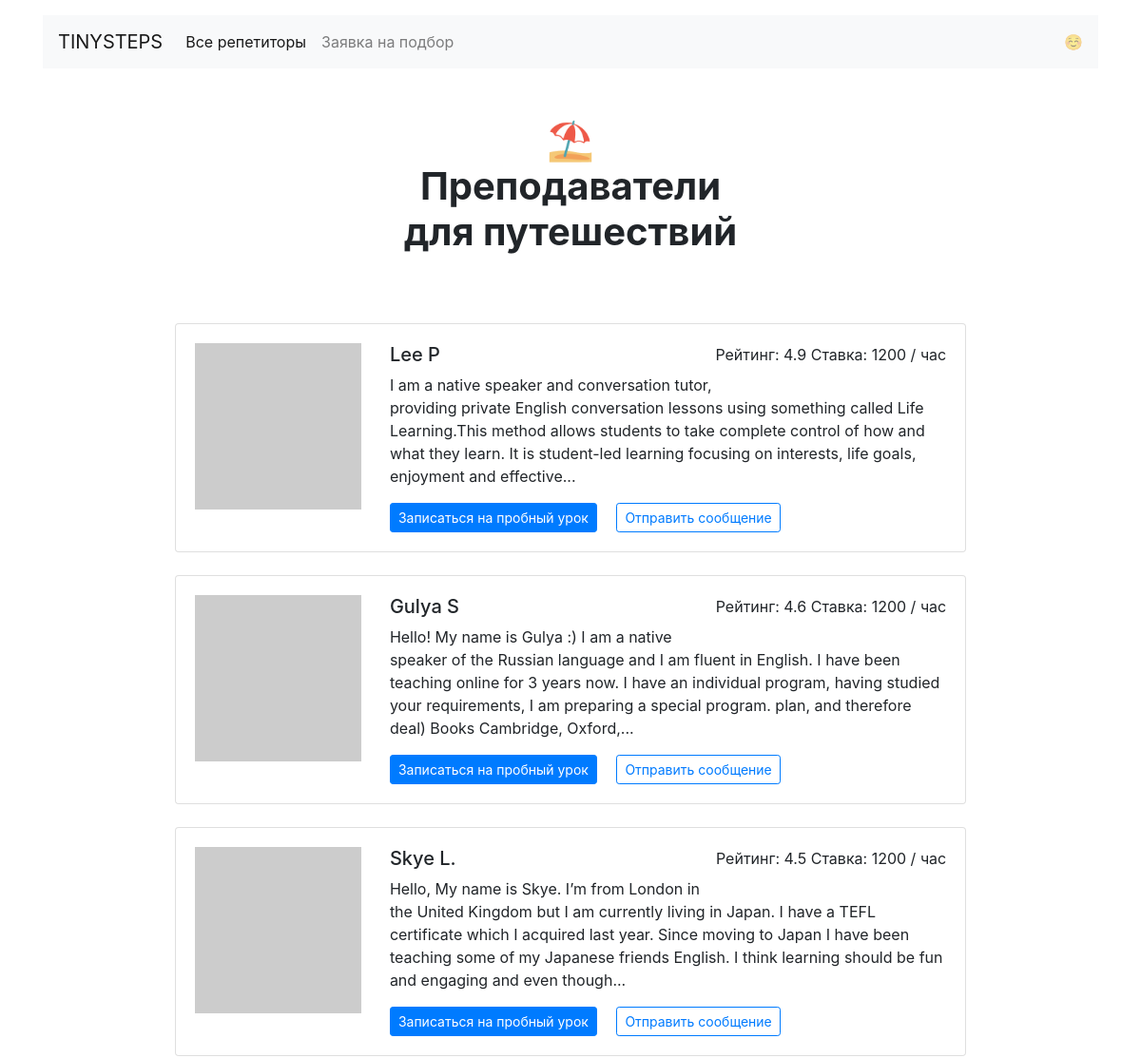
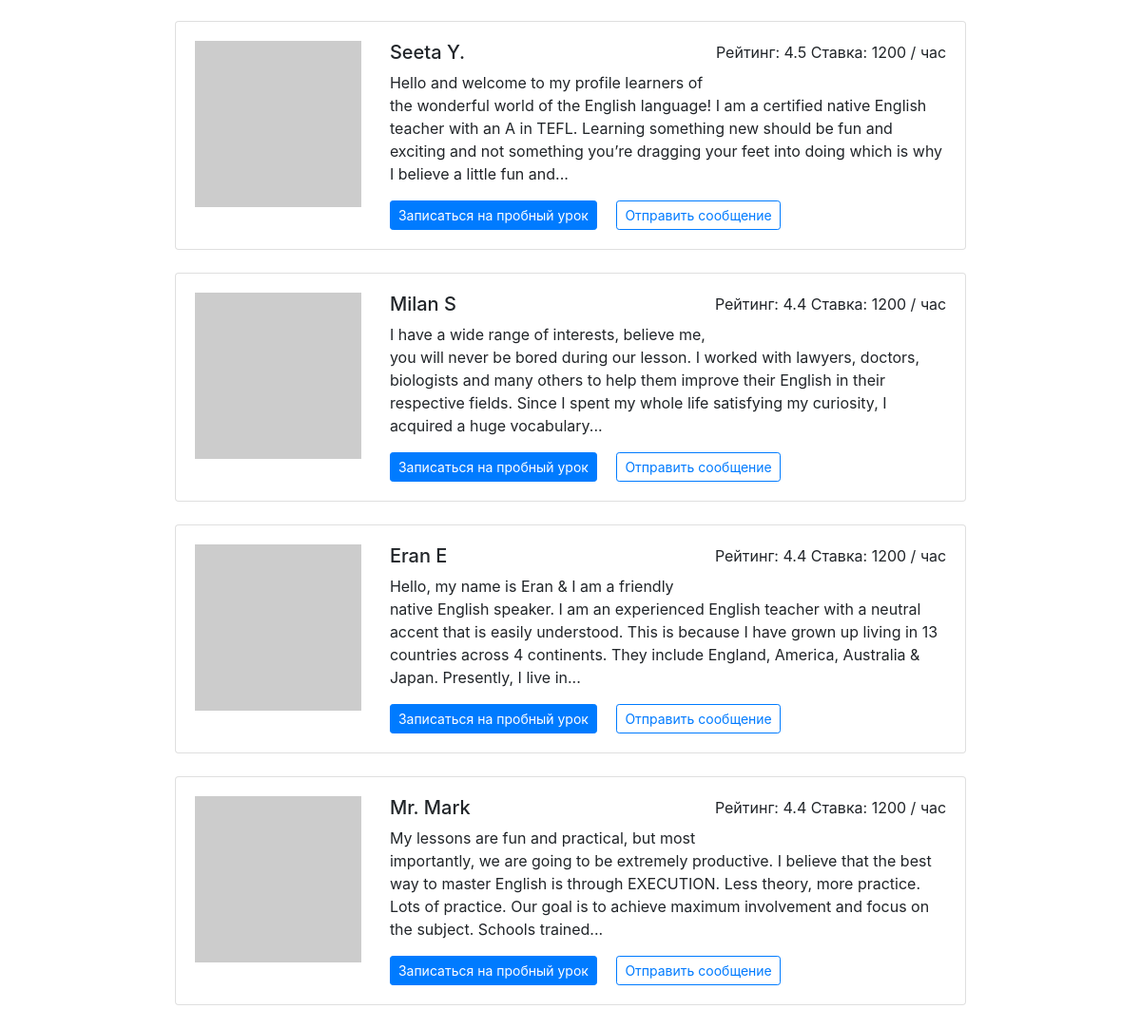
Page /goals/travel/ on the committed database (2 pictures, top to bottom).
### models.py (models this page shows)
class Goal(db.Model):
    __tablename__ = 'Goal'
    id = db.Column(db.Integer, primary_key=True, unique=True, autoincrement=True)
    name = db.Column(db.String, nullable=False)
    icon = db.Column(db.String, nullable=False)
    ru_name = db.Column(db.String, nullable=False)
    requests = db.relationship('Request', back_populates='goal')
    tutors = db.relationship('Tutor', secondary=Tutor_Goal, back_populates='goals')

class Tutor(db.Model):
    __tablename__ = 'Tutor'
    id = db.Column(db.Integer, primary_key=True, unique=True, autoincrement=True)
    name = db.Column(db.String, unique=True, nullable=False)
    about = db.Column(db.Text, default='text about tutor')
    rating = db.Column(db.Float, default=5.0)
    picture = db.Column(db.String, default='https://i.pravatar.cc/300?img=27')
    price = db.Column(db.Integer, default=1000)
    goals = db.relationship('Goal', secondary=Tutor_Goal, back_populates='tutors')
    schedules = db.relationship('Schedule', back_populates='tutor')
    messages = db.relationship('Message', back_populates='tutor')

### app.py (the view)
@app.route('/goals/<goal>/')
def goal_page(goal):
    query_tutor_goal = db.session.query(Tutor, Tutor_Goal, Goal).join(Tutor).join(Goal).filter(
        Goal.name == goal).order_by(Tutor.rating.desc()).all()
    tutors_goal = {}
    for tutor_row in query_tutor_goal:
        tutors_goal[tutor_row[0].id] = {'name': tutor_row[0].name, 'about': tutor_row[0].about,
                                        'picture': tutor_row[0].picture,
                                        'rating': tutor_row[0].rating, 'price': tutor_row[0].price}
    return render_template('goal.html', tutors_goal=tutors_goal, goal=goal)

### app.py (called while the page is built)
@app.context_processor
def pass_goals():
    week_days = {"mon": "понедельник", "tue": "вторник", "wed": "среда", "thu": "четверг", "fri": "пятница",
                 "sat": "суббота", "sun": "четверг"}
    goals = {goal.name: [goal.ru_name, goal.icon] for goal in db.session.query(Goal).all()}
    return dict(goals=goals, week_days=week_days)

### templates/goal.html (shortened to what this page needs)
<!DOCTYPE html>
<html lang="en">
<head>
    <link rel="stylesheet" href="https://stackpath.bootstrapcdn.com/bootstrap/4.3.1/css/bootstrap.min.css">
</head>
<body>
<div class="container mt-3">
  <nav class="navbar navbar-expand-lg navbar-light bg-light">
    <a class="navbar-brand" href="/">TINYSTEPS</a>
    <div class="collapse navbar-collapse" id="navbarNav">
      <ul class="navbar-nav">
        <li class="nav-item active">
          <a class="nav-link" href="/">Все репетиторы</a>
        </li>
        <li class="nav-item">
          <a class="nav-link" href="/pick">Заявка на подбор</a>
        </li>
      </ul>
    </div>
    <span class="navbar-text">
        ☺️
    </span>
  </nav>
    <h2 class="h1 text-center w-50 mx-auto mt-1 py-5 mb-4"><strong>{{ goals[goal][1] }}<br/>Преподаватели <br/> {{ goals[goal][0] }}</strong></h2>
    <div class="w-75 m-auto">
        {% for tutor_id, tutor_val in tutors_goal.items() %}
        <div class="card mb-4">
            <div class="card-body">
                <div class="row">
                    <div class="col-3"><img src="{{ tutor_val.picture }}" class="img-fluid"></div>
                    <div class="col-9">
                        <p class="float-right">Рейтинг: {{ tutor_val.rating }} Ставка: {{ tutor_val.price }} / час</p>
                        <h5>{{ tutor_val.name }}</h5>
                        <p>{{ tutor_val.about|truncate(300) }}</p>
                        <a href="/profiles/{{ tutor_id }}" class="btn btn-primary btn-sm mr-3">Записаться на пробный урок</a>
                        <a href="/message/{{ tutor_id }}" class="btn btn-outline-primary btn-sm">Отправить сообщение</a>
                    </div>
                </div>
            </div>
        </div>
        {% endfor %}
    </div>
</div>
</body>
</html>

### rows in the picture
Goal: ru_name "для путешествий"
Tutor: rating "4.9", price "1200", name "Lee P", about "I am a native speaker and conversation tutor, providing private English conversation lessons using something called Life Learning.This method allows students to take complete control of how and what they learn. It is student-led learning focusing on interests, life goals, enjoyment and effective..."
Tutor: rating "4.6", price "1200", name "Gulya S", about "Hello! My name is Gulya :) I am a native speaker of the Russian language and I am fluent in English. I have been teaching online for 3 years now. I have an individual program, having studied your requirements, I am preparing a special program. plan, and therefore deal) Books Cambridge, Oxford,..."
Tutor: rating "4.5", price "1200", name "Skye L.", about "Hello, My name is Skye. I’m from London in the United Kingdom but I am currently living in Japan. I have a TEFL certificate which I acquired last year. Since moving to Japan I have been teaching some of my Japanese friends English. I think learning should be fun and engaging and even though..."
Tutor: rating "4.5", price "1200", name "Seeta Y.", about "Hello and welcome to my profile learners of the wonderful world of the English language! I am a certified native English teacher with an A in TEFL. Learning something new should be fun and exciting and not something you’re dragging your feet into doing which is why I believe a little fun and..."
Tutor: rating "4.4", price "1200", name "Milan S", about "I have a wide range of interests, believe me, you will never be bored during our lesson. I worked with lawyers, doctors, biologists and many others to help them improve their English in their respective fields. Since I spent my whole life satisfying my curiosity, I acquired a huge vocabulary..."
Tutor: rating "4.4", price "1200", name "Eran E", about "Hello, my name is Eran & I am a friendly native English speaker. I am an experienced English teacher with a neutral accent that is easily understood. This is because I have grown up living in 13 countries across 4 continents. They include England, America, Australia & Japan. Presently, I live in..."
Tutor: rating "4.4", price "1200", name "Mr. Mark", about "My lessons are fun and practical, but most importantly, we are going to be extremely productive. I believe that the best way to master English is through EXECUTION. Less theory, more practice. Lots of practice. Our goal is to achieve maximum involvement and focus on the subject. Schools trained..."

### other values in the picture
{{ goals[goal][1] }} "⛱"
